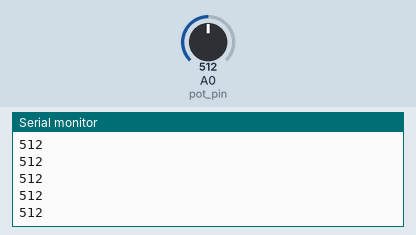
Simulated run of this sketch. Board: Arduino Uno, built with avr-gcc and run on an emulated ATmega328P. Parts: the last lines printed to the serial monitor. The test bench sets the inputs (shaded band); at power-on: A0 (pot_pin) = 512.

Above: at 1.2 s.
1.3 s: A0 (pot_pin) set to 716
At 2.1 s:
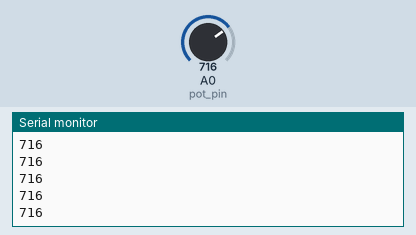
2.8 s: A0 (pot_pin) set to 900
At 3.5 s:
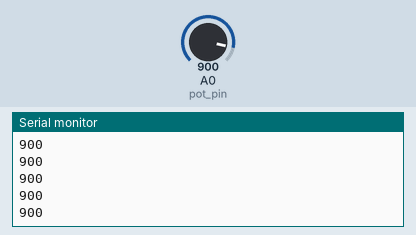
Timing chart, 0 to 5.8 s (numbered marks = the images above; inputs shaded):
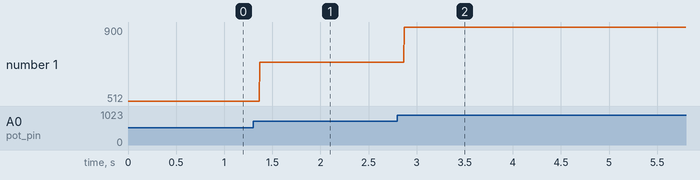

The sketch:

potentiometer.ino
```cpp
int pot_pin = A0;
int output = 0;

void setup() {
  // put your setup code here, to run once:
  pinMode(pot_pin, INPUT);
  Serial.begin(9600);
}

void loop() {
  // put your main code here, to run repeatedly:
  output = analogRead(pot_pin);
  Serial.println(output);
}
```

Measured:
- after the input at 1.3 s, the serial monitor: prints a new line after 0.07 s (image 1)
- after the input at 2.8 s, the serial monitor: prints a new line after 0.07 s (image 2)
- plotted number 1: 512 → 716 after the input at 1.3 s, 716 → 900 after the input at 2.8 s
